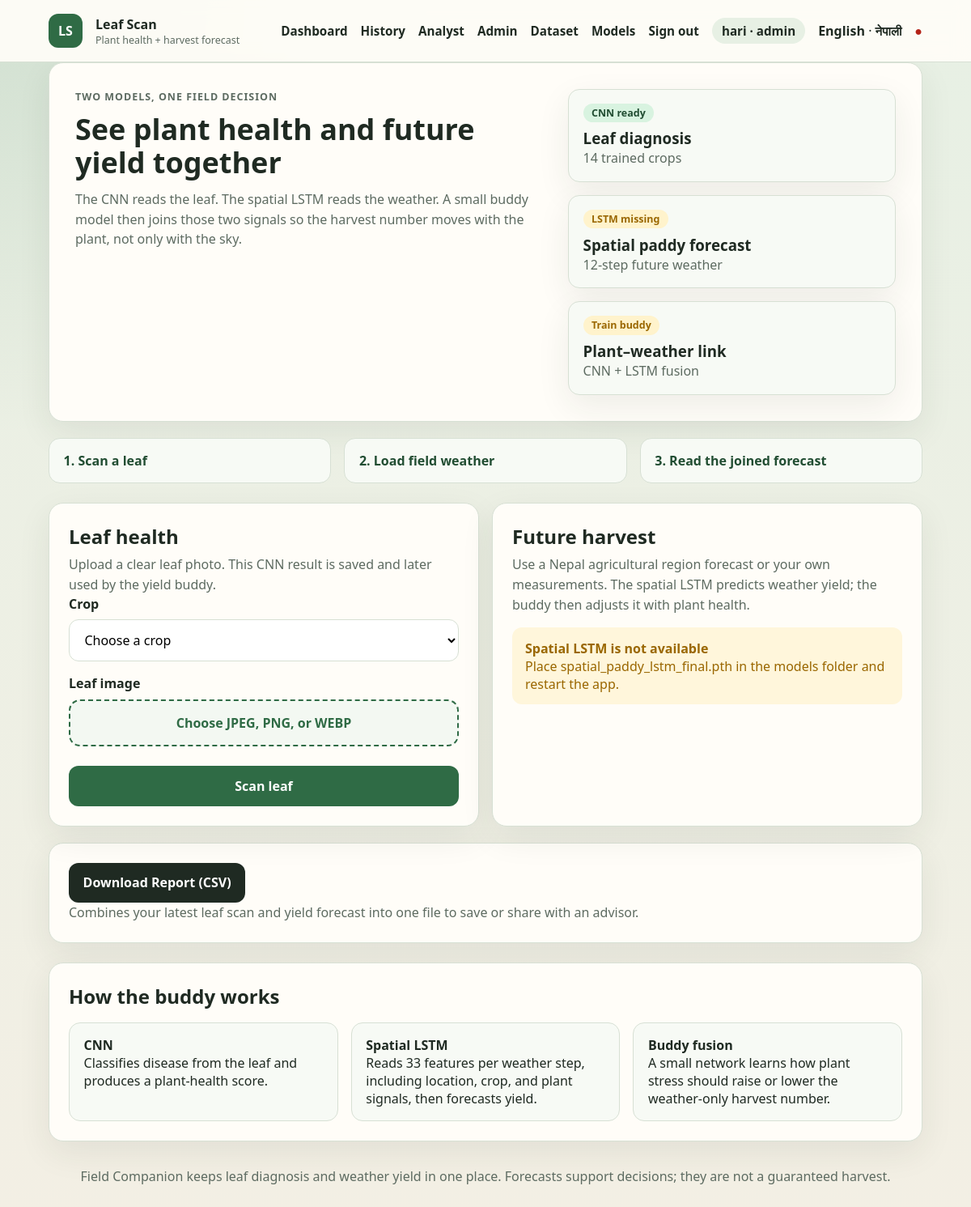
The page / (signed in) on the database its author committed.
### tables this page shows
CREATE TABLE users (
                id INTEGER PRIMARY KEY AUTOINCREMENT,
                name TEXT NOT NULL,
                email TEXT NOT NULL UNIQUE,
                password_hash TEXT NOT NULL,
                role TEXT NOT NULL DEFAULT 'farmer',
                created_at TEXT NOT NULL DEFAULT CURRENT_TIMESTAMP
            );

### app.py (the view)
@app.route("/")
def index():
    return render_template(
        "index.html",
        crops=CROP_NAMES,
        yield_model_ready=yield_model_ready,
        buddy_ready=yield_pipeline.buddy_ready,
        agricultural_locations=AGRICULTURAL_LOCATIONS,
    )

### templates/index.html (shortened to what this page needs)
{% extends "base.html" %}
{% block content %}
<section class="hero">
    <div>
        <p class="eyebrow">{{ t('home_eyebrow') }}</p>
        <h1>{{ t('home_title') }}</h1>
        <p>{{ t('home_intro') }}</p>
    </div>
    <div class="hero-status">
        <div class="status-card">
            <span class="badge success">{{ t('status_cnn_ready') }}</span>
            <h3>{{ t('status_leaf_diagnosis') }}</h3>
            <p>{{ t('status_trained_crops', count=crops|length) }}</p>
        </div>
        <div class="status-card">
            {% if yield_model_ready %}
                <span class="badge success">{{ t('status_lstm_ready') }}</span>
            {% else %}
                <span class="badge warning">{{ t('status_lstm_missing') }}</span>
            {% endif %}
            <h3>{{ t('status_spatial_forecast') }}</h3>
            <p>{{ t('status_12step') }}</p>
        </div>
        <div class="status-card">
            {% if buddy_ready %}
                <span class="badge success">{{ t('status_buddy_ready') }}</span>
            {% else %}
                <span class="badge warning">{{ t('status_buddy_train') }}</span>
            {% endif %}
            <h3>{{ t('status_plant_weather_link') }}</h3>
            <p>{{ t('status_cnn_lstm_fusion') }}</p>
        </div>
    </div>
</section>
<div class="workflow">
    <article>{{ t('workflow_1') }}</article>
    <article>{{ t('workflow_2') }}</article>
    <article>{{ t('workflow_3') }}</article>
</div>
<div class="panels-grid">
    <div class="panel disease-panel">
        <h2>{{ t('leaf_health_title') }}</h2>
        <p class="panel-description">{{ t('leaf_health_desc') }}</p>
        <form id="disease-form" class="form-group">
            <div class="form-control">
                <label for="crop-select">{{ t('label_crop') }}</label>
                <select id="crop-select" name="crop" required title="{{ t('crop_select_title') }}">
                    <option value="">{{ t('choose_crop') }}</option>
                </select>
            </div>
            <div class="form-control">
                <label for="disease-image">{{ t('label_leaf_image') }}</label>
                <div class="file-input-wrapper">
                    <label for="disease-image" class="file-label">{{ t('choose_image') }}</label>
                </div>
            </div>
            <button type="submit" class="btn btn-primary">{{ t('btn_scan_leaf') }}</button>
        </form>
    </div>
    <div class="panel yield-panel">
        <h2>{{ t('future_harvest_title') }}</h2>
        <p class="panel-description">{{ t('future_harvest_desc') }}</p>
        {% if yield_model_ready %}
        <form id="yield-form" class="form-group">
            <div class="form-control">
                <label for="yield-crop">{{ t('label_yield_crop') }}</label>
                <select id="yield-crop">
                    <option value="">{{ t('same_as_scan') }}</option>
                    {% for crop in crops %}
                        <option value="{{ crop }}">{{ crop_label(crop) }}</option>
                    {% endfor %}
                </select>
            </div>
            <div class="location-controls">
                <div class="form-control">
                    <label for="weather-location">{{ t('label_field_region') }}</label>
                    <select id="weather-location" required>
                        <option value="">{{ t('choose_region') }}</option>
                        {% for key, location in agricultural_locations.items() %}
                            <option value="{{ key }}">{{ location.name }}</option>
                        {% endfor %}
                    </select>
                </div>
                <button type="button" id="fetch-weather" class="btn btn-secondary">{{ t('btn_load_forecast') }}</button>
            </div>
            <p id="weather-source" class="weather-source">{{ t('js_weather_source_default') }}</p>
            <div class="weather-grid">
                <div class="form-control">
                    <label for="weather-temperature">{{ t('label_temperature') }}</label>
                    <input id="weather-temperature" type="number" min="0" max="45" step="0.0001" required
                           title="{{ t('tip_temperature') }}" placeholder="e.g. 27">
                </div>
                <div class="form-control">
                    <label for="weather-rainfall">{{ t('label_rainfall') }}</label>
                    <input id="weather-rainfall" type="number" min="0" max="300" step="0.0001" required
                           title="{{ t('tip_rainfall') }}" placeholder="e.g. 185">
                </div>
                <div class="form-control">
                    <label for="weather-humidity">{{ t('label_humidity') }}</label>
                    <input id="weather-humidity" type="number" min="0" max="100" step="0.0001" required
                           title="{{ t('tip_humidity') }}" placeholder="e.g. 72">
                </div>
                <div class="form-control">
                    <label for="weather-soil-moisture">{{ t('label_soil_moisture') }}</label>
                    <input id="weather-soil-moisture" type="number" min="0" max="100" step="0.0001" required
                           title="{{ t('tip_soil_moisture') }}" placeholder="e.g. 65">
                </div>
            </div>
            <button type="submit" class="btn btn-primary">{{ t('btn_predict_yield') }}</button>
        </form>
        <div id="yield-result" class="result-container hidden">
            <h3>{{ t('joined_forecast_title') }}</h3>
            <div class="result-content">
                <div class="yield-summary-grid">
                    <div class="yield-summary-stat">
                        <span class="summary-label">{{ t('label_weather_lstm') }}</span>
                        <strong id="lstm-yield">-</strong>
                    </div>
                    <div class="yield-summary-stat">
                        <span class="summary-label">{{ t('label_buddy_adjustment') }}</span>
                        <strong id="yield-adjustment">-</strong>
                    </div>
                    <div class="yield-summary-stat">
                        <span class="summary-label">{{ t('label_relationship') }}</span>
                        <strong id="yield-trend">-</strong>
                    </div>
                    <div class="yield-summary-stat">
                        <span class="summary-label">{{ t('label_coverage') }}</span>
                        <strong id="yield-coverage">-</strong>
                    </div>
                </div>
                <div class="yield-prediction-box">
                    <div class="yield-value-display">
                        <span id="result-yield" class="yield-value">0.0</span>
                        <span class="yield-unit">{{ t('unit_tons_hectare') }}</span>
                    </div>
                    <div class="yield-insights">
                        <p id="yield-quality"></p>
                        <p id="yield-explanation" class="yield-explanation"></p>
                        <div class="yield-bar">
                            <div id="yield-bar-fill" class="yield-bar-fill"></div>
                        </div>
                    </div>
                </div>
            </div>
        </div>
        {% else %}
        <div class="alert alert-warning">
            <strong>{{ t('lstm_missing_title') }}</strong>
            <p>{{ t('lstm_missing_body') }}</p>
        </div>
        {% endif %}
    </div>
</div>
<div class="panel" style="margin-top:1.25rem;">
    <button type="button" id="download-report" class="btn btn-secondary">{{ t('btn_download_report') }}</button>
    <p class="hint">{{ t('download_report_hint') }}</p>
</div>
<div class="info-panel">
    <h2>{{ t('how_buddy_title') }}</h2>
    <div class="info-grid">
        <div class="info-card">
            <h4>{{ t('how_cnn_title') }}</h4>
            <p>{{ t('how_cnn_desc') }}</p>
        </div>
        <div class="info-card">
            <h4>{{ t('how_lstm_title') }}</h4>
            <p>{{ t('how_lstm_desc') }}</p>
        </div>
        <div class="info-card">
            <h4>{{ t('how_fusion_title') }}</h4>
            <p>{{ t('how_fusion_desc') }}</p>
        </div>
    </div>
</div>
{% endblock %}

### templates/base.html (shortened to what this page needs)
<!DOCTYPE html>
<html lang="{{ lang }}">
<head>
    <link rel="stylesheet" href="{{ url_for('static', filename='css/style.css') }}">
</head>
<body>
    <nav class="navbar">
        <div class="container">
            <a class="navbar-brand" href="{{ url_for('index') }}">
                <span class="brand-mark">LS</span>
                <span>
                    <strong>Leaf Scan</strong>
                    <small>{{ t('brand_tagline') }}</small>
                </span>
            </a>
            <div class="navbar-menu" id="navbar-menu">
                <a href="{{ url_for('index') }}">{{ t('nav_dashboard') }}</a>
                {% if user %}<a href="{{ url_for('history') }}">{{ t('nav_history') }}</a>{% endif %}
                {% if user and user['role'] in ('analyst', 'admin') %}<a href="{{ url_for('analyst_dashboard') }}">{{ t('nav_analyst') }}</a>{% endif %}
                {% if user and user['role'] == 'admin' %}
                    <a href="{{ url_for('admin_dashboard') }}">{{ t('nav_admin') }}</a>
                    <a href="{{ url_for('manage_dataset') }}">{{ t('nav_dataset') }}</a>
                    <a href="{{ url_for('manage_models') }}">{{ t('nav_models') }}</a>
                {% endif %}
                {% if user %}
                    <a href="{{ url_for('logout') }}">{{ t('nav_sign_out') }}</a>
                    <span class="user-chip">{{ user['name'] }} · {{ user['role'] }}</span>
                {% else %}
                    <a href="{{ url_for('login') }}">{{ t('nav_sign_in') }}</a>
                {% endif %}
                <span class="lang-switch">
                    {% for code in supported_languages %}
                        {% if code == lang %}
                            <strong>{{ language_labels[code] }}</strong>
                        {% else %}
                            <a href="{{ url_for('set_language', lang_code=code) }}">{{ language_labels[code] }}</a>
                        {% endif %}
                        {% if not loop.last %} · {% endif %}
                    {% endfor %}
                </span>
                <span class="status-indicator" id="health-status" title="API status">●</span>
            </div>
        </div>
    </nav>
    <main class="container">
        {% block content %}{% endblock %}
    </main>
    <footer>
        <p>{{ t('footer_note') }}</p>
    </footer>
</body>
</html>

### rows shown on the page
users: role "Admin", name "hari", role "admin"

### other values the page prints
{{ t('brand_tagline') }} "Plant health + harvest forecast"
{{ t('nav_dashboard') }} "Dashboard"
{{ t('nav_history') }} "History"
{{ t('nav_analyst') }} "Analyst"
{{ t('nav_dataset') }} "Dataset"
{{ t('nav_models') }} "Models"
{{ t('nav_sign_out') }} "Sign out"
{{ language_labels[code] }} "English"
{{ language_labels[code] }} "नेपाली"
{{ t('home_eyebrow') }} "TWO MODELS, ONE FIELD DECISION"
{{ t('home_title') }} "See plant health and future yield together"
{{ t('home_intro') }} "The CNN reads the leaf. The spatial LSTM reads the weather. A small buddy model then joins those two signals so the harvest number moves with the plant, not only with the sky."
{{ t('status_cnn_ready') }} "CNN ready"
{{ t('status_leaf_diagnosis') }} "Leaf diagnosis"
{{ t('status_trained_crops', count=crops|length) }} "14 trained crops"
